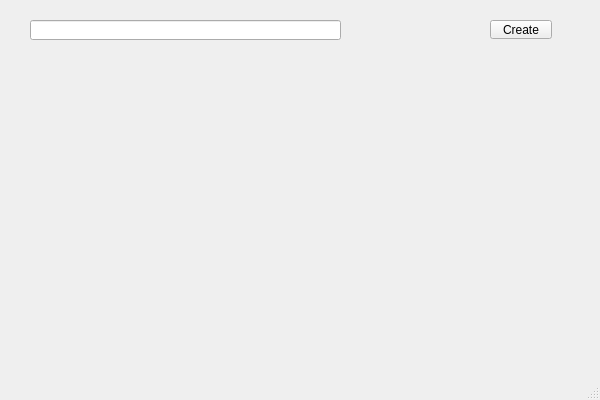
<?xml version="1.0" encoding="UTF-8"?>
<ui version="4.0">
 <class>MainWindowClass</class>
 <widget class="QMainWindow" name="MainWindowClass">
  <property name="geometry">
   <rect>
    <x>0</x>
    <y>0</y>
    <width>600</width>
    <height>400</height>
   </rect>
  </property>
  <property name="windowTitle">
   <string>MainWindow</string>
  </property>
  <widget class="QWidget" name="centralWidget">
   <widget class="QPushButton" name="newTodoCreatePushButton">
    <property name="geometry">
     <rect>
      <x>490</x>
      <y>20</y>
      <width>62</width>
      <height>19</height>
     </rect>
    </property>
    <property name="text">
     <string>Create</string>
    </property>
   </widget>
   <widget class="QLineEdit" name="newTodoTitleLineEdit">
    <property name="geometry">
     <rect>
      <x>30</x>
      <y>20</y>
      <width>311</width>
      <height>20</height>
     </rect>
    </property>
   </widget>
  </widget>
  <widget class="QStatusBar" name="statusBar"/>
 </widget>
 <layoutdefault spacing="6" margin="11"/>
 <resources>
  <include location="MainWindow.qrc"/>
 </resources>
 <connections/>
</ui>
